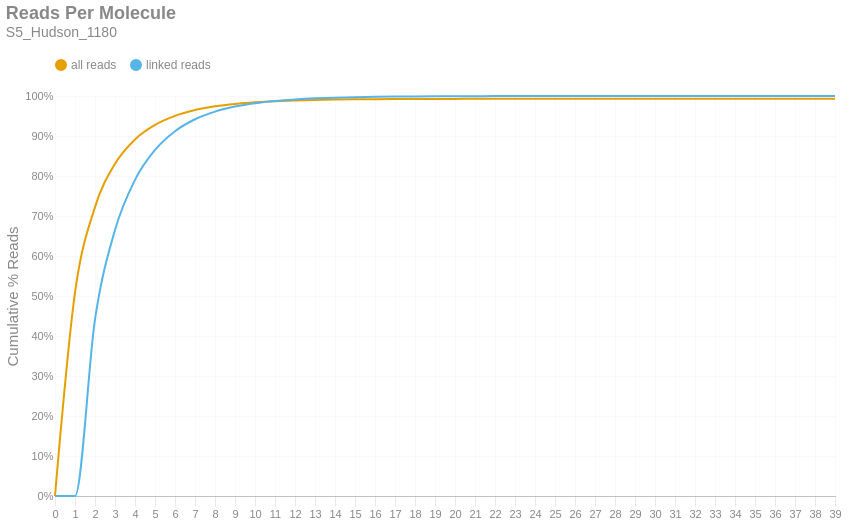

The notebook cell saved with this chart:
### Markdown cell above
### Reads per Molecule
This chart shows the cumulative distribution of the number of reads per linked molecule. That is, how many alignments are associated with a unique molecule. This excludes the number of reads associated with invalid or absent linked-read barcodes. The `linked` histogram is the percentages recalculated when disregarding singletons.

### Code cell
if SKIPLR:
    print_html(f"Skipped")
else:
    counts = np.bincount(valids['reads'].cast(pl.Int64).to_numpy())
    weighted = counts * np.arange(len(counts))
    all_perc = weighted / n_reads
    linked_perc = weighted / n_linked_reads
    linked_perc[1] = 0
    binned_df = pl.DataFrame({
        'readsper': list(range(len(counts))),
        'all reads (cumsum)': np.cumsum(all_perc).tolist(),
        'linked reads (cumsum)': np.cumsum(linked_perc).tolist(),
    })

    with SafeRender(binned_df):
        (
            density_plot(binned_df, 'Reads Per Molecule', samplename, 'readspmol')
            .encode(
                x=alt.X('readsper:O', title=None).axis(labelAngle=0).scale(padding=0),
                y=alt.Y('value:Q', title='Cumulative % Reads').axis(format='%').stack(False),
                color=alt.Color("key:N").scale(domain=["all reads", "linked reads"]),
                tooltip=[
                    alt.Tooltip("key:N", title="Data Type"),
                    alt.Tooltip("readsper:O", title="Reads Per Molecule"),
                    alt.Tooltip("value:Q", format=".2%", title="% Reads (Cum.)")
                ]            
            )
        ).display()

### Figure 1 — Vega-Lite specification as saved in the notebook (floating-point values rounded to 4 significant figures)
{"width": "container", "height": 400, "config": {"title": {"anchor": "start", "dy": -15, "fontSize": 18, "color": "#888888", "subtitleColor": "#888888", "subtitleFontSize": 14}, "arc": {"fill": "#0072B2"}, "axis": {"domainColor": "#888888", "domainWidth": 0.5, "gridWidth": 0.2, "grid": false, "titleFontWeight": 400, "titleFontSize": 15, "labelFontSize": 11, "labelColor": "#888888", "tickColor": "#888888", "tickWidth": 0.2, "titleColor": "#888888"}, "axisBand": {"grid": false}, "axisX": {"grid": true, "tickSize": 10, "domainCap": "round"}, "axisY": {"domain": false, "grid": true, "tickSize": 0, "domainCap": "round"}, "background": "transparent", "header": {"labelFontSize": 15, "labelColor": "#888888", "titleFontSize": 15, "titleFontWeight": 600, "titleColor": "#888888"}, "legend": {"labelFont": "sans-serif", "labelFontSize": 12, "labelColor": "#888888", "symbolSize": 100, "symbolType": "circle", "titleFontSize": 12, "titlePadding": 10, "titleColor": "#888888", "title": null, "orient": "top"}, "range": {"category": ["#E69F00", "#56B4E9", "#009E73", "#F0E442", "#0072B2", "#D55E00", "#CC79A7", "#000000"], "diverging": ["#cfe8f3", "#a2d4ec", "#73bfe2", "#46abdb", "#1696d2", "#12719e"]}, "area": {"fill": "#0072B2", "fillOpacity": 0.7, "line": true, "strokeOpacity": 0.7}, "line": {"color": "#0072B2", "stroke": "#0072B2", "strokeWidth": 2}, "trail": {"color": "#0072B2", "stroke": "#0072B2", "strokeWidth": 0, "size": 1}, "point": {"filled": true, "fillOpacity": 1.0, "size": 95}, "text": {"color": "#888888", "fontSize": 11, "align": "right", "fontWeight": 400, "size": 11}, "bar": {"fill": "#0072B2", "stroke": null}, "view": {"stroke": null, "continuousWidth": 660, "continuousHeight": 400}}, "data": {"name": "data-6b2bd62f89cb0189ef8616d9ca10d0d8"}, "mark": {"type": "line", "interpolate": "monotone", "point": {"opacity": 0, "size": 275}}, "encoding": {"color": {"field": "key", "scale": {"domain": ["all reads", "linked reads"]}, "type": "nominal"}, "tooltip": [{"field": "key", "title": "Data Type", "type": "nominal"}, {"field": "readsper", "title": "Reads Per Molecule", "type": "ordinal"}, {"field": "value", "format": ".2%", "title": "% Reads (Cum.)", "type": "quantitative"}], "x": {"axis": {"labelAngle": 0}, "field": "readsper", "scale": {"padding": 0}, "title": null, "type": "ordinal"}, "y": {"axis": {"format": "%"}, "field": "value", "stack": false, "title": "Cumulative % Reads", "type": "quantitative"}}, "params": [{"name": "param_c36ac31b6afebe62", "select": {"type": "point", "fields": ["key"]}, "bind": "legend"}], "title": {"text": "Reads Per Molecule", "subtitle": "S5_Hudson_1180"}, "transform": [{"fold": ["all reads (cumsum)", "linked reads (cumsum)"]}, {"calculate": "replace(datum.key, ' (cumsum)', '')", "as": "key"}, {"filter": {"param": "param_c36ac31b6afebe62"}}], "usermeta": {"embedOptions": {"downloadFileName": "S5_Hudson_1180.readspmol"}}, "$schema": "https://vega.github.io/schema/vega-lite/v6.1.0.json", "datasets": {"data-6b2bd62f89cb0189ef8616d9ca10d0d8": [{"readsper": 0, "all reads (cumsum)": 0.0, "linked reads (cumsum)": 0.0}, {"readsper": 1, "all reads (cumsum)": 0.5083, "linked reads (cumsum)": 0.0}, {"readsper": 2, "all reads (cumsum)": 0.7222, "linked reads (cumsum)": 0.4414}, {"readsper": 3, "all reads (cumsum)": 0.8306, "linked reads (cumsum)": 0.665}, {"readsper": 4, "all reads (cumsum)": 0.8914, "linked reads (cumsum)": 0.7903}, {"readsper": 5, "all reads (cumsum)": 0.9277, "linked reads (cumsum)": 0.8651}, {"readsper": 6, "all reads (cumsum)": 0.9504, "linked reads (cumsum)": 0.912}, {"readsper": 7, "all reads (cumsum)": 0.9649, "linked reads (cumsum)": 0.9419}, {"readsper": 8, "all reads (cumsum)": 0.9741, "linked reads (cumsum)": 0.961}, {"readsper": 9, "all reads (cumsum)": 0.9803, "linked reads (cumsum)": 0.9737}, {"readsper": 10, "all reads (cumsum)": 0.9844, "linked reads (cumsum)": 0.9821}, {"readsper": 11, "all reads (cumsum)": 0.9871, "linked reads (cumsum)": 0.9878}, {"readsper": 12, "all reads (cumsum)": 0.9889, "linked reads (cumsum)": 0.9915}, {"readsper": 13, "all reads (cumsum)": 0.9902, "linked reads (cumsum)": 0.9941}, {"readsper": 14, "all reads (cumsum)": 0.9911, "linked reads (cumsum)": 0.9959}, {"readsper": 15, "all reads (cumsum)": 0.9917, "linked reads (cumsum)": 0.9971}, {"readsper": 16, "all reads (cumsum)": 0.9921, "linked reads (cumsum)": 0.9979}, {"readsper": 17, "all reads (cumsum)": 0.9923, "linked reads (cumsum)": 0.9985}, {"readsper": 18, "all reads (cumsum)": 0.9925, "linked reads (cumsum)": 0.999}, {"readsper": 19, "all reads (cumsum)": 0.9927, "linked reads (cumsum)": 0.9993}, {"readsper": 20, "all reads (cumsum)": 0.9928, "linked reads (cumsum)": 0.9995}, {"readsper": 21, "all reads (cumsum)": 0.9929, "linked reads (cumsum)": 0.9996}, {"readsper": 22, "all reads (cumsum)": 0.9929, "linked reads (cumsum)": 0.9998}, {"readsper": 23, "all reads (cumsum)": 0.993, "linked reads (cumsum)": 0.9998}, {"readsper": 24, "all reads (cumsum)": 0.993, "linked reads (cumsum)": 0.9998}, {"readsper": 25, "all reads (cumsum)": 0.993, "linked reads (cumsum)": 0.9999}, {"readsper": 26, "all reads (cumsum)": 0.993, "linked reads (cumsum)": 0.9999}, {"readsper": 27, "all reads (cumsum)": 0.993, "linked reads (cumsum)": 0.9999}, {"readsper": 28, "all reads (cumsum)": 0.993, "linked reads (cumsum)": 0.9999}, {"readsper": 29, "all reads (cumsum)": 0.993, "linked reads (cumsum)": 1.0}, {"readsper": 30, "all reads (cumsum)": 0.993, "linked reads (cumsum)": 1.0}, {"readsper": 31, "all reads (cumsum)": 0.993, "linked reads (cumsum)": 1.0}, {"readsper": 32, "all reads (cumsum)": 0.993, "linked reads (cumsum)": 1.0}, {"readsper": 33, "all reads (cumsum)": 0.993, "linked reads (cumsum)": 1.0}, {"readsper": 34, "all reads (cumsum)": 0.993, "linked reads (cumsum)": 1.0}, {"readsper": 35, "all reads (cumsum)": 0.993, "linked reads (cumsum)": 1.0}, {"readsper": 36, "all reads (cumsum)": 0.993, "linked reads (cumsum)": 1.0}, {"readsper": 37, "all reads (cumsum)": 0.993, "linked reads (cumsum)": 1.0}, {"readsper": 38, "all reads (cumsum)": 0.993, "linked reads (cumsum)": 1.0}, {"readsper": 39, "all reads (cumsum)": 0.9931, "linked reads (cumsum)": 1.0}]}}
